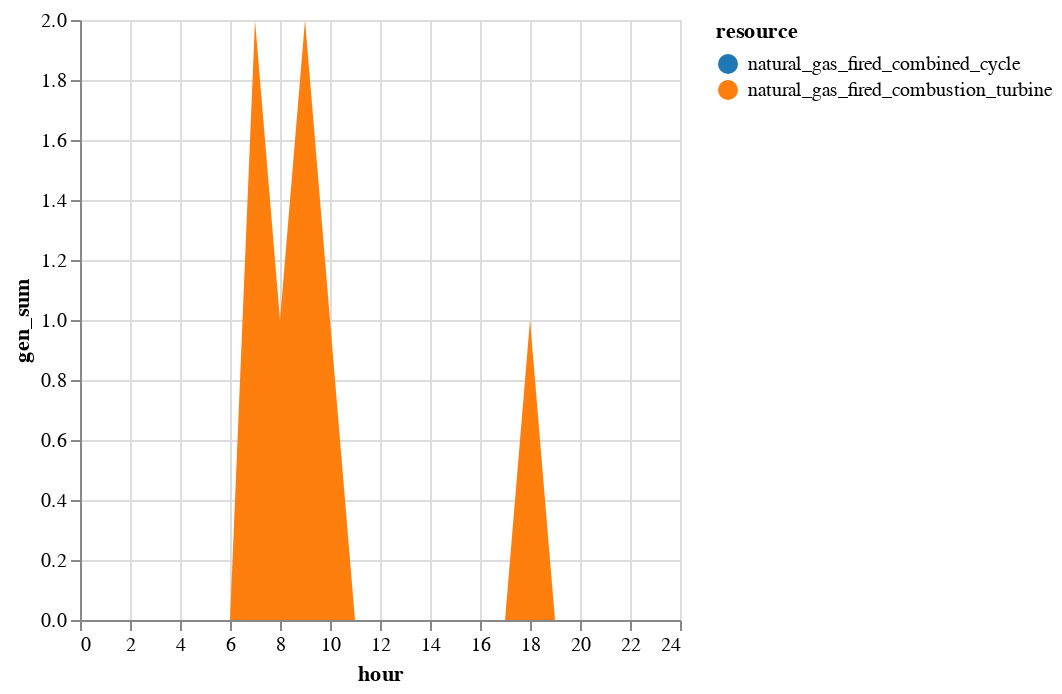

Notebook code for this chart:
### Code cell
sol_start = innerjoin(solution.start, 
                    gen_df[!, [:r_id, :resource]], 
                    on = :r_id)
sol_start = combine(groupby(sol_start, [:resource, :hour]), 
            :gen => sum)
sol_start.hour = sol_start.hour .- T_period[1]

sol_start |>
@vlplot(:area, 
    x=:hour, y={:gen_sum, stack=:zero}, 
    color={"resource:n", scale={scheme="category10"}})

### Figure 1 — Vega-Lite specification as saved in the notebook (floating-point values rounded to 4 significant figures)
{"data": {"values": [{"gen_sum": 0, "hour": 0, "resource": "natural_gas_fired_combined_cycle"}, {"gen_sum": 0, "hour": 0, "resource": "natural_gas_fired_combustion_turbine"}, {"gen_sum": 0, "hour": 1, "resource": "natural_gas_fired_combined_cycle"}, {"gen_sum": 0, "hour": 1, "resource": "natural_gas_fired_combustion_turbine"}, {"gen_sum": 0, "hour": 2, "resource": "natural_gas_fired_combined_cycle"}, {"gen_sum": 0, "hour": 2, "resource": "natural_gas_fired_combustion_turbine"}, {"gen_sum": 0, "hour": 3, "resource": "natural_gas_fired_combined_cycle"}, {"gen_sum": 0, "hour": 3, "resource": "natural_gas_fired_combustion_turbine"}, {"gen_sum": 0, "hour": 4, "resource": "natural_gas_fired_combined_cycle"}, {"gen_sum": 0, "hour": 4, "resource": "natural_gas_fired_combustion_turbine"}, {"gen_sum": 0, "hour": 5, "resource": "natural_gas_fired_combined_cycle"}, {"gen_sum": 0, "hour": 5, "resource": "natural_gas_fired_combustion_turbine"}, {"gen_sum": 0, "hour": 6, "resource": "natural_gas_fired_combined_cycle"}, {"gen_sum": 0, "hour": 6, "resource": "natural_gas_fired_combustion_turbine"}, {"gen_sum": 0, "hour": 7, "resource": "natural_gas_fired_combined_cycle"}, {"gen_sum": 2, "hour": 7, "resource": "natural_gas_fired_combustion_turbine"}, {"gen_sum": 0, "hour": 8, "resource": "natural_gas_fired_combined_cycle"}, {"gen_sum": 1, "hour": 8, "resource": "natural_gas_fired_combustion_turbine"}, {"gen_sum": 0, "hour": 9, "resource": "natural_gas_fired_combined_cycle"}, {"gen_sum": 2, "hour": 9, "resource": "natural_gas_fired_combustion_turbine"}, {"gen_sum": 0, "hour": 10, "resource": "natural_gas_fired_combined_cycle"}, {"gen_sum": 1, "hour": 10, "resource": "natural_gas_fired_combustion_turbine"}, {"gen_sum": 0, "hour": 11, "resource": "natural_gas_fired_combined_cycle"}, {"gen_sum": 0, "hour": 11, "resource": "natural_gas_fired_combustion_turbine"}, {"gen_sum": 0, "hour": 12, "resource": "natural_gas_fired_combined_cycle"}, {"gen_sum": 0, "hour": 12, "resource": "natural_gas_fired_combustion_turbine"}, {"gen_sum": 0, "hour": 13, "resource": "natural_gas_fired_combined_cycle"}, {"gen_sum": 0, "hour": 13, "resource": "natural_gas_fired_combustion_turbine"}, {"gen_sum": 0, "hour": 14, "resource": "natural_gas_fired_combined_cycle"}, {"gen_sum": 0, "hour": 14, "resource": "natural_gas_fired_combustion_turbine"}, {"gen_sum": 0, "hour": 15, "resource": "natural_gas_fired_combined_cycle"}, {"gen_sum": 0, "hour": 15, "resource": "natural_gas_fired_combustion_turbine"}, {"gen_sum": 0, "hour": 16, "resource": "natural_gas_fired_combined_cycle"}, {"gen_sum": 0, "hour": 16, "resource": "natural_gas_fired_combustion_turbine"}, {"gen_sum": 0, "hour": 17, "resource": "natural_gas_fired_combined_cycle"}, {"gen_sum": 0, "hour": 17, "resource": "natural_gas_fired_combustion_turbine"}, {"gen_sum": 0, "hour": 18, "resource": "natural_gas_fired_combined_cycle"}, {"gen_sum": 1, "hour": 18, "resource": "natural_gas_fired_combustion_turbine"}, {"gen_sum": 0, "hour": 19, "resource": "natural_gas_fired_combined_cycle"}, {"gen_sum": 0, "hour": 19, "resource": "natural_gas_fired_combustion_turbine"}, {"gen_sum": 0, "hour": 20, "resource": "natural_gas_fired_combined_cycle"}, {"gen_sum": 0, "hour": 20, "resource": "natural_gas_fired_combustion_turbine"}, {"gen_sum": 0, "hour": 21, "resource": "natural_gas_fired_combined_cycle"}, {"gen_sum": 0, "hour": 21, "resource": "natural_gas_fired_combustion_turbine"}, {"gen_sum": 0, "hour": 22, "resource": "natural_gas_fired_combined_cycle"}, {"gen_sum": 0, "hour": 22, "resource": "natural_gas_fired_combustion_turbine"}, {"gen_sum": 0, "hour": 23, "resource": "natural_gas_fired_combined_cycle"}, {"gen_sum": 0, "hour": 23, "resource": "natural_gas_fired_combustion_turbine"}]}, "encoding": {"color": {"field": "resource", "scale": {"scheme": "category10"}, "type": "nominal"}, "x": {"field": "hour", "type": "quantitative"}, "y": {"field": "gen_sum", "stack": "zero", "type": "quantitative"}}, "mark": "area"}
